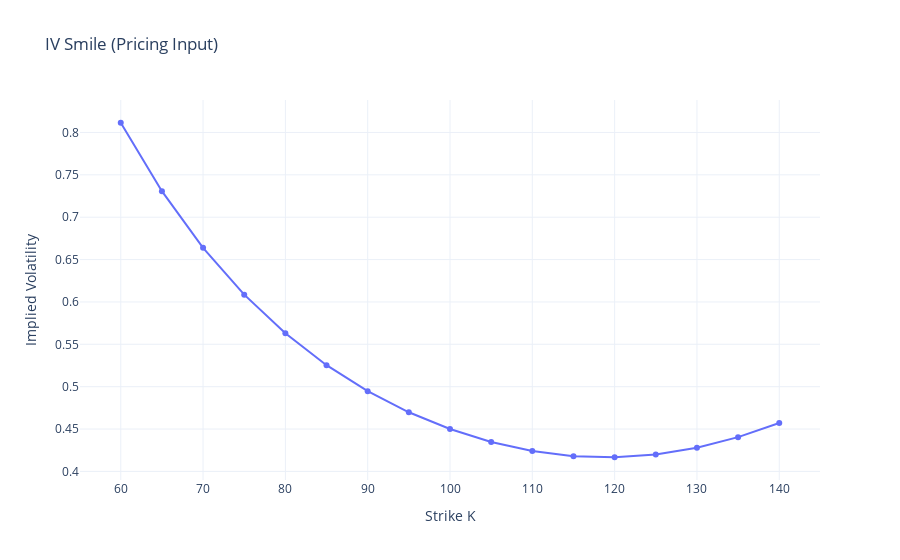
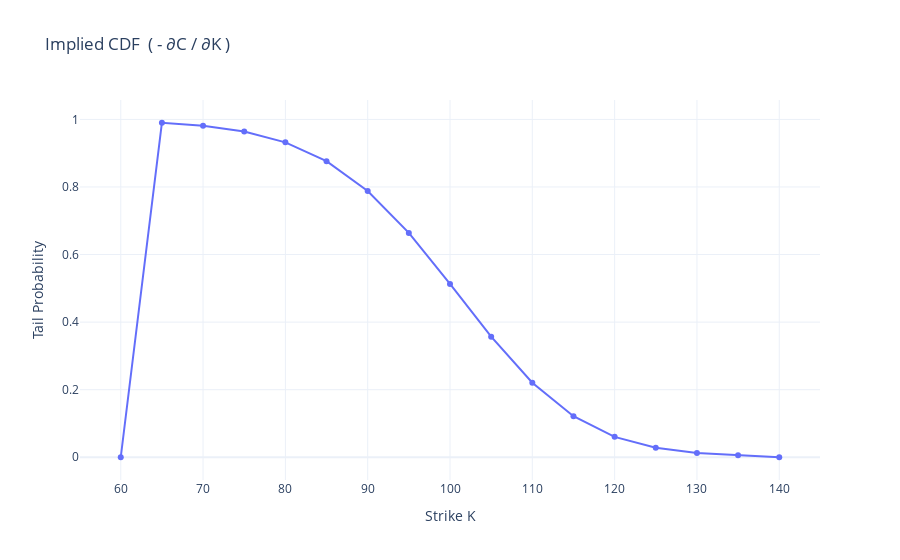
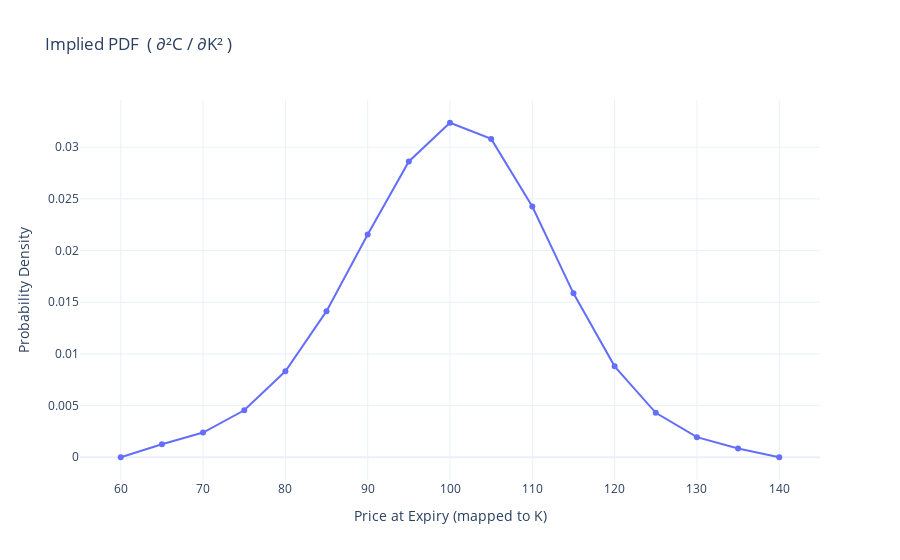

Here is the notebook cell these charts were saved with, in order:
### Code cell
import numpy as np
import math
import plotly.graph_objects as go
from scipy.stats import norm

# =============================
# 0) Market setup
# =============================
S0 = 100.0
r = 0.0
T = 30 / 365
F = S0 * math.exp(r * T)

K = np.arange(60, 141, 5).astype(float)
x = np.log(K / F)
dK = K[1] - K[0]

# =============================
# 1) Black–Scholes helpers
# =============================
def bs_d1(S, K, r, T, sigma):
    return (math.log(S / K) + (r + 0.5 * sigma**2) * T) / (sigma * math.sqrt(T))

def bs_call_price(S, K, r, T, sigma):
    d1 = bs_d1(S, K, r, T, sigma)
    d2 = d1 - sigma * math.sqrt(T)
    return S * norm.cdf(d1) - K * math.exp(-r * T) * norm.cdf(d2)

# =============================
# 2) Base IV surface (synthetic)
# =============================
base = 0.45
skew = -0.35
smile = 0.70
right_wing = 1.20

iv = base + skew*x + smile*x**2 + right_wing*np.maximum(x, 0)**3
iv = np.clip(iv, 0.10, 3.00)

# =============================
# 3) Call prices
# =============================
C = np.array([
    bs_call_price(S0, k, r, T, s)
    for k, s in zip(K, iv)
])

# =============================
# 4) CDF: -dC/dK  (digital / tail prob)
# =============================
dC_dK = np.zeros_like(C)
dC_dK[1:-1] = (C[2:] - C[:-2]) / (2 * dK)

CDF = -dC_dK                 # ≈ e^{-rT} P(S_T > K)
CDF = np.clip(CDF, 0.0, 1.0)

# =============================
# 5) PDF: d²C/dK²  (BL density)
# =============================
d2C_dK2 = np.zeros_like(C)
d2C_dK2[1:-1] = (C[2:] - 2*C[1:-1] + C[:-2]) / (dK**2)

PDF = np.maximum(d2C_dK2, 0.0)
PDF /= np.sum(PDF) * dK      # normalize

# =============================
# 6) Plot 1: IV Smile
# =============================
fig_iv = go.Figure()
fig_iv.add_trace(go.Scatter(
    x=K, y=iv,
    mode="lines+markers",
    name="IV Smile"
))
fig_iv.update_layout(
    title="IV Smile (Pricing Input)",
    xaxis_title="Strike K",
    yaxis_title="Implied Volatility",
    template="plotly_white"
)
fig_iv.show()

# =============================
# 7) Plot 2: CDF  (-dC/dK)
# =============================
fig_cdf = go.Figure()
fig_cdf.add_trace(go.Scatter(
    x=K, y=CDF,
    mode="lines+markers",
    name="CDF: P(S_T > K)"
))
fig_cdf.update_layout(
    title="Implied CDF  ( - ∂C / ∂K )",
    xaxis_title="Strike K",
    yaxis_title="Tail Probability",
    template="plotly_white"
)
fig_cdf.show()

# =============================
# 8) Plot 3: PDF  (BL)
# =============================
fig_pdf = go.Figure()
fig_pdf.add_trace(go.Scatter(
    x=K, y=PDF,
    mode="lines+markers",
    name="PDF (BL density)"
))
fig_pdf.update_layout(
    title="Implied PDF  ( ∂²C / ∂K² )",
    xaxis_title="Price at Expiry (mapped to K)",
    yaxis_title="Probability Density",
    template="plotly_white"
)
fig_pdf.show()

### Figure 1 — Plotly figure (JSON) as saved in the notebook; plotly's stock layout.template omitted (floating-point values rounded to 4 significant figures)
{"data": [{"mode": "lines+markers", "name": "IV Smile", "type": "scatter", "x": [60.0, 65.0, 70.0, 75.0, 80.0, 85.0, 90.0, 95.0, 100.0, 105.0, 110.0, 115.0, 120.0, 125.0, 130.0, 135.0, 140.0], "y": [0.8114, 0.7307, 0.6639, 0.6086, 0.563, 0.5254, 0.4946, 0.4698, 0.45, 0.4347, 0.424, 0.418, 0.4167, 0.4201, 0.428, 0.4404, 0.4572]}], "layout": {"title": {"text": "IV Smile (Pricing Input)"}, "xaxis": {"title": {"text": "Strike K"}}, "yaxis": {"title": {"text": "Implied Volatility"}}}}

### Figure 2 — Plotly figure (JSON) as saved in the notebook; plotly's stock layout.template omitted (floating-point values rounded to 4 significant figures)
{"data": [{"mode": "lines+markers", "name": "CDF: P(S_T > K)", "type": "scatter", "x": [60.0, 65.0, 70.0, 75.0, 80.0, 85.0, 90.0, 95.0, 100.0, 105.0, 110.0, 115.0, 120.0, 125.0, 130.0, 135.0, 140.0], "y": [-0.0, 0.9901, 0.9811, 0.9639, 0.9321, 0.8765, 0.7882, 0.664, 0.5131, 0.3569, 0.2206, 0.1214, 0.06037, 0.02796, 0.01251, 0.005614, -0.0]}], "layout": {"title": {"text": "Implied CDF  ( - ∂C / ∂K )"}, "xaxis": {"title": {"text": "Strike K"}}, "yaxis": {"title": {"text": "Tail Probability"}}}}

### Figure 3 — Plotly figure (JSON) as saved in the notebook; plotly's stock layout.template omitted (floating-point values rounded to 4 significant figures)
{"data": [{"mode": "lines+markers", "name": "PDF (BL density)", "type": "scatter", "x": [60.0, 65.0, 70.0, 75.0, 80.0, 85.0, 90.0, 95.0, 100.0, 105.0, 110.0, 115.0, 120.0, 125.0, 130.0, 135.0, 140.0], "y": [0.0, 0.001258, 0.002393, 0.004547, 0.008318, 0.01414, 0.02156, 0.02862, 0.03236, 0.0308, 0.02426, 0.01586, 0.008799, 0.004301, 0.00194, 0.0008481, 0.0]}], "layout": {"title": {"text": "Implied PDF  ( ∂²C / ∂K² )"}, "xaxis": {"title": {"text": "Price at Expiry (mapped to K)"}}, "yaxis": {"title": {"text": "Probability Density"}}}}
